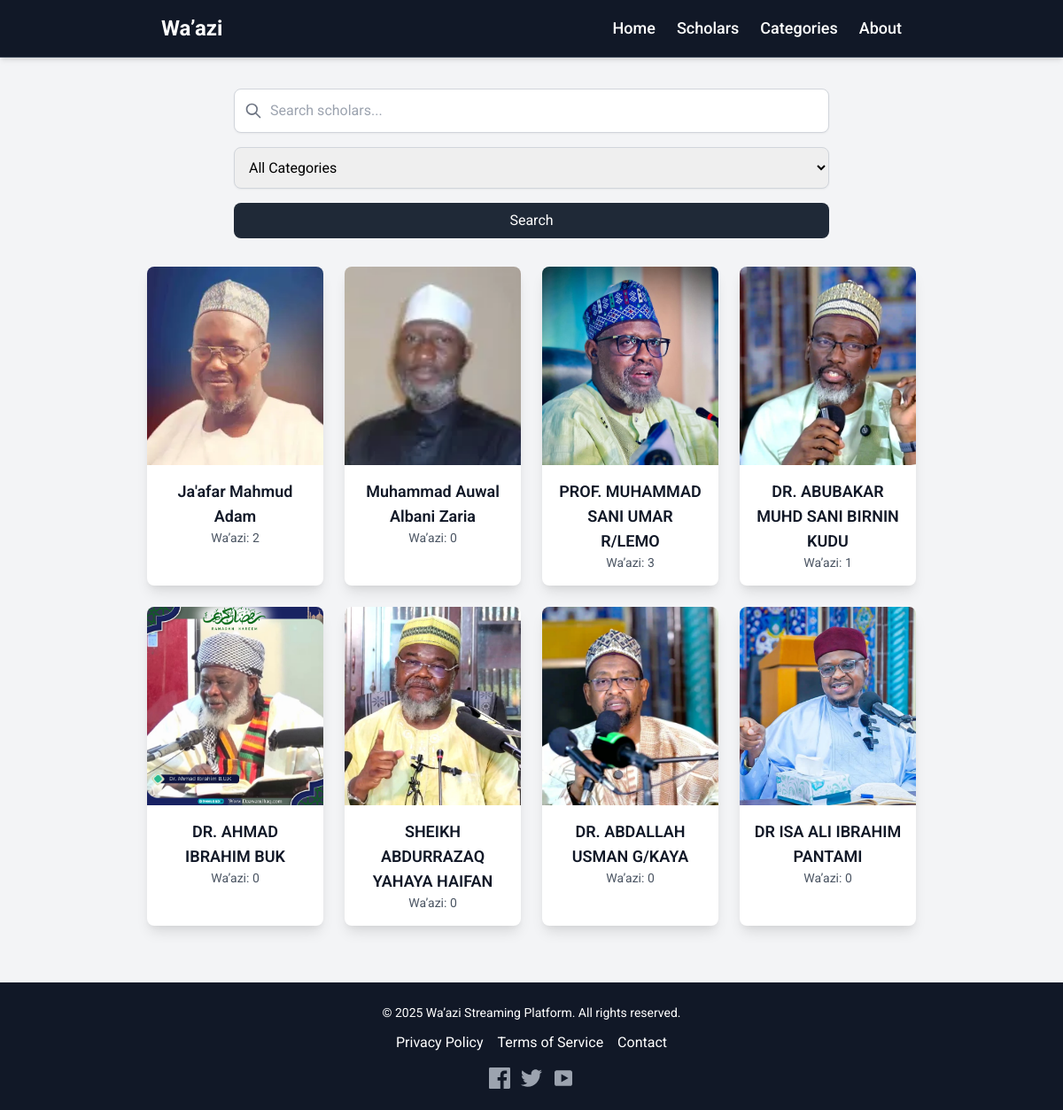
The page / on the database its author committed.
### waazi/models.py (models this page shows, shortened)
class Scholar(models.Model):
    name = models.CharField(max_length=255)
    bio = models.TextField(blank=True, null=True)
    image = models.ImageField(upload_to="scholars/", blank=True, null=True)
    country = models.CharField(max_length=100, blank=True, null=True)
    social_links = models.JSONField(blank=True, null=True)  # Store social media links
    created_at = models.DateTimeField(auto_now_add=True)
    class Meta:
        verbose_name_plural = "Scholars"  # Plural form

### waazi/views.py (the view)
# urls.py: path('', home, name='home'),
def home(request):
    scholars = Scholar.objects.all()
    categories = Category.objects.all()
    search_query = request.GET.get('search', '')
    category_id = request.GET.get('category', '')
    if search_query:
        scholars = scholars.filter(name__icontains=search_query)
    if category_id:
        scholars = scholars.filter(waazi__category_id=category_id).distinct()
    return render(request, "waazi/home.html", {
        "scholars": scholars,
        "categories": categories,
        "search_query": search_query,
        "selected_category": category_id
    })

### waazi/templates/waazi/home.html (shortened to what this page needs)
{% extends 'waazi/base.html' %}
{% load static %}
{% block content %}
  <h1 class="text-3xl font-bold mb-8 text-center text-gray-900">Islamic Scholars</h1>
  <form method="get" class="relative max-w-2xl mx-auto mb-8">
    <div class="relative">
      <svg class="absolute left-3 top-1/2 transform -translate-y-1/2 text-gray-500" width="20" height="20" fill="none" stroke="currentColor" viewBox="0 0 24 24">
        <path stroke-linecap="round" stroke-linejoin="round" stroke-width="2" d="M21 21l-6-6m2-5a7 7 0 11-14 0 7 7 0 0114 0z" />
      </svg>
      <input type="text" name="search" value="{{ search_query }}" placeholder="Search scholars..."
             class="w-full p-3 pl-10 border border-gray-300 rounded-lg focus:outline-none focus:border-gray-700 transition-all duration-300 shadow-sm">
    </div>
    <select name="category"
            class="w-full p-3 mt-4 border border-gray-300 rounded-lg focus:outline-none focus:border-gray-700 transition-all duration-300 shadow-sm">
      <option value="">All Categories</option>
    </select>
    <button type="submit"
            class="mt-4 w-full bg-gray-800 text-white px-4 py-2 rounded-lg hover:bg-gray-700 transition-all duration-300">
      Search
    </button>
  </form>
  <div class="grid grid-cols-1 sm:grid-cols-2 md:grid-cols-3 lg:grid-cols-4 gap-6 mt-8">
    {% for scholar in scholars %}
      <div class="bg-white shadow-lg rounded-lg overflow-hidden transform transition duration-300 hover:scale-105">
        <a href="{% url 'scholar_profile' scholar.id %}" class="block">
          <img src="{{ scholar.image.url }}"
               class="w-full h-56 object-cover" alt="{{ scholar.name }}">
          <div class="p-4 text-center">
            <h5 class="text-lg font-semibold text-gray-900">{{ scholar.name }}</h5>
            <p class="text-sm text-gray-600">Wa’azi: {{ scholar.waazi_set.count }}</p>
          </div>
        </a>
      </div>
    {% empty %}
      <p class="text-gray-600 text-center col-span-full">No scholars found.</p>
    {% endfor %}
  </div>
{% endblock %}

### waazi/templates/waazi/base.html (shortened to what this page needs)
{% load static %}
<!DOCTYPE html>
<html lang="en">
<head>
  <link href="https://cdn.jsdelivr.net/npm/tailwindcss@2.2.19/dist/tailwind.min.css" rel="stylesheet">
  <link rel="stylesheet" href="{% static 'css/styles.css' %}">
</head>
<body class="bg-gray-100 font-roboto">
  {% include 'partials/navbar.html' %}
  <main class="container mx-auto px-4 py-8">
    {% block content %}{% endblock %}
  </main>
  {% include 'partials/footer.html' %}
</body>
</html>

### waazi/templates/partials/navbar.html (shortened to what this page needs)
<nav class="bg-gray-900 border-b border-gray-700 shadow-md fixed w-full top-0 z-50">
  <div class="container mx-auto px-4 sm:px-6 lg:px-8 flex justify-between items-center py-4">
    <a href="{% url 'home' %}" class="text-2xl font-bold text-white">Wa’azi</a>
    <div class="hidden lg:flex space-x-6">
      <a href="{% url 'home' %}" class="text-white hover:text-gray-300 text-lg font-medium transition duration-300">Home</a>
      <a href="{% url 'scholars' %}" class="text-white hover:text-gray-300 text-lg font-medium transition duration-300">Scholars</a>
      <a href="#" class="text-white hover:text-gray-300 text-lg font-medium transition duration-300">Categories</a>
      <a href="#" class="text-white hover:text-gray-300 text-lg font-medium transition duration-300">About</a>
    </div>
  </div>
</nav>

### waazi/templates/partials/footer.html (shortened to what this page needs)
<footer class="bg-gray-900 text-white py-6 mt-8 dark:bg-gray-800 dark:text-gray-300">
  <div class="container mx-auto px-4 sm:px-6 lg:px-8 text-center">
    <p class="text-sm">&copy; 2025 Wa’azi Streaming Platform. All rights reserved.</p>
    <div class="flex justify-center mt-3 space-x-4">
      <a href="#" class="hover:underline">Privacy Policy</a>
      <a href="#" class="hover:underline">Terms of Service</a>
      <a href="#" class="hover:underline">Contact</a>
    </div>
    <div class="flex justify-center mt-4 space-x-3">
      <a href="#" target="_blank" rel="noopener noreferrer" class="text-gray-400 hover:text-white transition transform hover:scale-110">
      </a>
      <a href="#" target="_blank" rel="noopener noreferrer" class="text-gray-400 hover:text-white transition transform hover:scale-110">
      </a>
      <a href="#" target="_blank" rel="noopener noreferrer" class="text-gray-400 hover:text-white transition transform hover:scale-110">
        <svg class="w-6 h-6" fill="currentColor" viewBox="0 0 24 24" xmlns="http://www.w3.org/2000/svg">
          <path d="M19.615 3.184H4.384C3.073 3.184 2 4.257 2 5.569v12.863c0 1.312 1.073 2.385 2.384 2.385h15.231c1.312 0 2.385-1.073 2.385-2.385V5.569c0-1.312-1.073-2.385-2.385-2.385zM9.615 16.615V7.384l8 4.616-8 4.615z"/>
        </svg>
      </a>
    </div>
  </div>
</footer>

### static/css/styles.css (style rules this page uses)
body { font-family: 'Roboto', sans-serif; }
.container { max-width: 900px; margin: auto; text-align: center; }

### rows shown on the page
Scholar: image (picture), name "Ja'afar Mahmud Adam", waazi_set.count "2"
Scholar: image (picture), name "Muhammad Auwal Albani Zaria", waazi_set.count "0"
Scholar: image (picture), name "PROF. MUHAMMAD SANI UMAR R/LEMO", waazi_set.count "3"
Scholar: image (picture), name "DR. ABUBAKAR MUHD SANI BIRNIN KUDU", waazi_set.count "1"
Scholar: image (picture), name "DR. AHMAD IBRAHIM BUK", waazi_set.count "0"
Scholar: image (picture), name "SHEIKH ABDURRAZAQ YAHAYA HAIFAN", waazi_set.count "0"
Scholar: image (picture), name "DR. ABDALLAH USMAN G/KAYA", waazi_set.count "0"
Scholar: image (picture), name "DR ISA ALI IBRAHIM PANTAMI", waazi_set.count "0"
